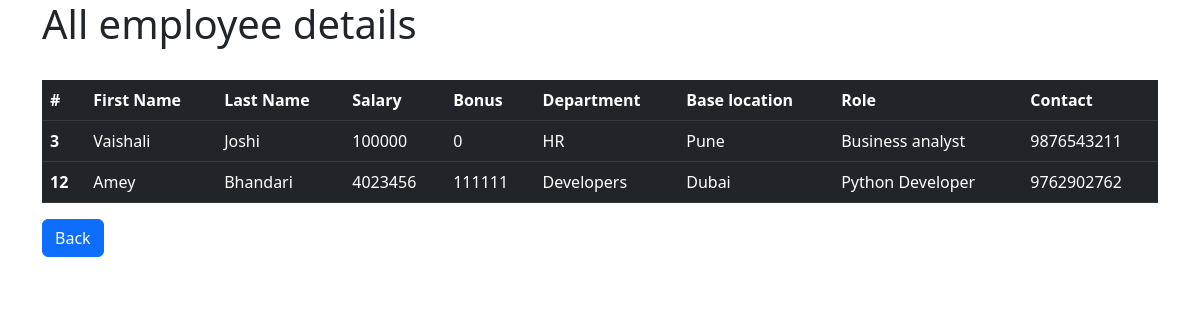
The page /view_emp on the database its author committed.
### emp_app/models.py (models this page shows, shortened)
class Employee(models.Model):
    first_name = models.CharField(max_length=15)
    last_name = models.CharField(max_length=20)
    salary = models.IntegerField(default=0)
    bonus = models.IntegerField(default=0)
    dept = models.ForeignKey(Department, on_delete=models.CASCADE)
    role = models.ForeignKey(Role,on_delete=models.CASCADE)
    phone = models.IntegerField(default=0)

class Department(models.Model):
    name = models.CharField(max_length=20)
    location = models.CharField(max_length=20)

class Role(models.Model):
    name = models.CharField(max_length=20)

### emp_app/views.py (the view)
# urls.py: path('view_emp', views.view_emp, name = 'view_emp'),
def view_emp(request):
    emps = Employee.objects.all()
    context = {'emps':emps}
    return render(request, 'view_emp.html', context)

### emp_app/templates/view_emp.html (shortened to what this page needs)
<!doctype html>
<html lang="en">
  <head>
    <link rel = "stylesheet" href="https://cdn.jsdelivr.net/npm/bootstrap@5.3.0-alpha1/dist/css/bootstrap.rtl.min.css">
  </head>
  <body>
    <div class="container">
        <h1>All employee details</h1>
        <br>
        <table class="table table-dark">
            <thead>
              <tr>
                <th scope="col">#</th>
                <th scope="col">First Name</th>
                <th scope="col">Last Name</th>
                <th scope="col">Salary</th>
                <th scope="col">Bonus</th>
                <th scope="col">Department</th>
                <th scope="col">Base location</th>
                <th scope="col">Role</th>
                <th scope="col">Contact</th>
              </tr>
            </thead>
            {% for emp in emps%}
            <tbody>
              <tr>
                <th scope="row">{{emp.id}}</th>
                <td>{{emp.first_name}}</td>
                <td>{{emp.last_name}}</td>
                <td>{{emp.salary}}</td>
                <td>{{emp.bonus}}</td>
                <td>{{emp.dept.name}}</td>
                <td>{{emp.dept.location}}</td>
                <td>{{emp.role.name}}</td>
                <td>{{emp.phone}}</td>
              </tr>
            </tbody>
            {% endfor%}
          </table>
          <a class="btn btn-primary" href="/" role="button">Back</a>
    </div>
  </body>
</html>

### rows shown on the page
Employee: id "3", first_name "Vaishali", last_name "Joshi", salary "100000", bonus "0", dept.name "HR", dept.location "Pune", role.name "Business analyst", phone "9876543211"
Employee: id "12", first_name "Amey", last_name "Bhandari", salary "4023456", bonus "111111", dept.name "Developers", dept.location "Dubai", role.name "Python Developer", phone "9762902762"
